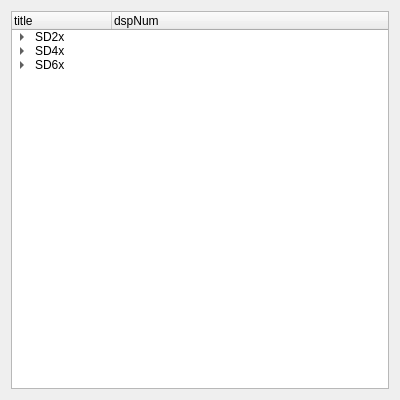
<?xml version="1.0" encoding="UTF-8"?>
<ui version="4.0">
 <class>Form</class>
 <widget class="QWidget" name="Form">
  <property name="geometry">
   <rect>
    <x>0</x>
    <y>0</y>
    <width>400</width>
    <height>400</height>
   </rect>
  </property>
  <property name="windowTitle">
   <string>Form</string>
  </property>
  <layout class="QVBoxLayout" name="verticalLayout">
   <item>
    <widget class="QTreeWidget" name="treeWidget">
     <column>
      <property name="text">
       <string>title</string>
      </property>
     </column>
     <column>
      <property name="text">
       <string>dspNum</string>
      </property>
     </column>
     <item>
      <property name="text">
       <string>SD2x</string>
      </property>
      <item>
       <property name="text">
        <string>SD21</string>
       </property>
       <property name="text">
        <string>1</string>
       </property>
      </item>
     </item>
     <item>
      <property name="text">
       <string>SD4x</string>
      </property>
      <item>
       <property name="text">
        <string>SD41</string>
       </property>
       <property name="text">
        <string>2</string>
       </property>
      </item>
      <item>
       <property name="text">
        <string>SD42</string>
       </property>
       <property name="text">
        <string>2</string>
       </property>
      </item>
     </item>
     <item>
      <property name="text">
       <string>SD6x</string>
      </property>
      <item>
       <property name="text">
        <string>SD61_PLUS</string>
       </property>
       <property name="text">
        <string>3</string>
       </property>
      </item>
      <item>
       <property name="text">
        <string>SD61_MINI</string>
       </property>
       <property name="text">
        <string>3</string>
       </property>
      </item>
     </item>
    </widget>
   </item>
  </layout>
 </widget>
 <resources/>
 <connections/>
</ui>
